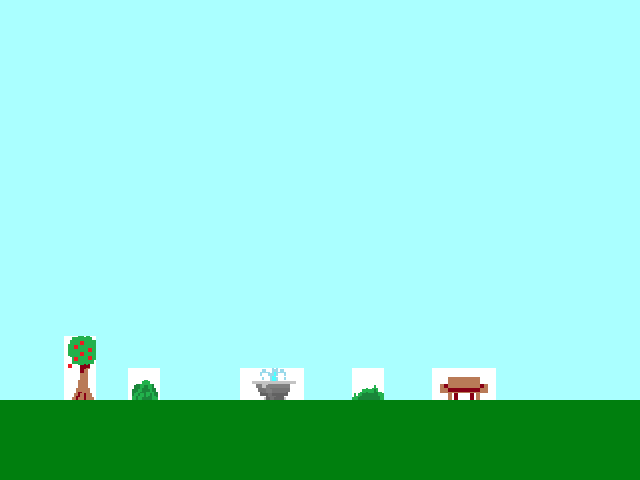

The image is a tile-based game level rendered from a .tmx file. Its description and complete source (layers, tilesets, objects, tile grids) follow:
An orthogonal 40x30 tile map with 16x16 px tiles, 2 tile layers (MainGame, Decorations), 3 tilesets and 4 objects (Player, NPC, Checkpoint, Item).

<map version="1.0" orientation="orthogonal" width="40" height="30" tilewidth="16" tileheight="16" backgroundcolor="#aaffff">
 <tileset firstgid="1" source="../tilesets/tileset.tsx" />
 <tileset firstgid="5" source="../tilesets/tileset_bricks.tsx" />
 <tileset firstgid="9" source="../tilesets/tileset_squareelements02.tsx" />
 <layer name="MainGame" width="40" height="30">
  <data encoding="csv">
0,0,0,0,0,0,0,0,0,0,0,0,0,0,0,0,0,0,0,0,0,0,0,0,0,0,0,0,0,0,0,0,0,0,0,0,0,0,0,0,
0,0,0,0,0,0,0,0,0,0,0,0,0,0,0,0,0,0,0,0,0,0,0,0,0,0,0,0,0,0,0,0,0,0,0,0,0,0,0,0,
0,0,0,0,0,0,0,0,0,0,0,0,0,0,0,0,0,0,0,0,0,0,0,0,0,0,0,0,0,0,0,0,0,0,0,0,0,0,0,0,
0,0,0,0,0,0,0,0,0,0,0,0,0,0,0,0,0,0,0,0,0,0,0,0,0,0,0,0,0,0,0,0,0,0,0,0,0,0,0,0,
0,0,0,0,0,0,0,0,0,0,0,0,0,0,0,0,0,0,0,0,0,0,0,0,0,0,0,0,0,0,0,0,0,0,0,0,0,0,0,0,
0,0,0,0,0,0,0,0,0,0,0,0,0,0,0,0,0,0,0,0,0,0,0,0,0,0,0,0,0,0,0,0,0,0,0,0,0,0,0,0,
0,0,0,0,0,0,0,0,0,0,0,0,0,0,0,0,0,0,0,0,0,0,0,0,0,0,0,0,0,0,0,0,0,0,0,0,0,0,0,0,
0,0,0,0,0,0,0,0,0,0,0,0,0,0,0,0,0,0,0,0,0,0,0,0,0,0,0,0,0,0,0,0,0,0,0,0,0,0,0,0,
0,0,0,0,0,0,0,0,0,0,0,0,0,0,0,0,0,0,0,0,0,0,0,0,0,0,0,0,0,0,0,0,0,0,0,0,0,0,0,0,
0,0,0,0,0,0,0,0,0,0,0,0,0,0,0,0,0,0,0,0,0,0,0,0,0,0,0,0,0,0,0,0,0,0,0,0,0,0,0,0,
0,0,0,0,0,0,0,0,0,0,0,0,0,0,0,0,0,0,0,0,0,0,0,0,0,0,0,0,0,0,0,0,0,0,0,0,0,0,0,0,
0,0,0,0,0,0,0,0,0,0,0,0,0,0,0,0,0,0,0,0,0,0,0,0,0,0,0,0,0,0,0,0,0,0,0,0,0,0,0,0,
0,0,0,0,0,0,0,0,0,0,0,0,0,0,0,0,0,0,0,0,0,0,0,0,0,0,0,0,0,0,0,0,0,0,0,0,0,0,0,0,
0,0,0,0,0,0,0,0,0,0,0,0,0,0,0,0,0,0,0,0,0,0,0,0,0,0,0,0,0,0,0,0,0,0,0,0,0,0,0,0,
0,0,0,0,0,0,0,0,0,0,0,0,0,0,0,0,0,0,0,0,0,0,0,0,0,0,0,0,0,0,0,0,0,0,0,0,0,0,0,0,
0,0,0,0,0,0,0,0,0,0,0,0,0,0,0,0,0,0,0,0,0,0,0,0,0,0,0,0,0,0,0,0,0,0,0,0,0,0,0,0,
0,0,0,0,0,0,0,0,0,0,0,0,0,0,0,0,0,0,0,0,0,0,0,0,0,0,0,0,0,0,0,0,0,0,0,0,0,0,0,0,
0,0,0,0,0,0,0,0,0,0,0,0,0,0,0,0,0,0,0,0,0,0,0,0,0,0,0,0,0,0,0,0,0,0,0,0,0,0,0,0,
0,0,0,0,0,0,0,0,0,0,0,0,0,0,0,0,0,0,0,0,0,0,0,0,0,0,0,0,0,0,0,0,0,0,0,0,0,0,0,0,
0,0,0,0,0,0,0,0,0,0,0,0,0,0,0,0,0,0,0,0,0,0,0,0,0,0,0,0,0,0,0,0,0,0,0,0,0,0,0,0,
0,0,0,0,0,0,0,0,0,0,0,0,0,0,0,0,0,0,0,0,0,0,0,0,0,0,0,0,0,0,0,0,0,0,0,0,0,0,0,0,
0,0,0,0,0,0,0,0,0,0,0,0,0,0,0,0,0,0,0,0,0,0,0,0,0,0,0,0,0,0,0,0,0,0,0,0,0,0,0,0,
0,0,0,0,0,0,0,0,0,0,0,0,0,0,0,0,0,0,0,0,0,0,0,0,0,0,0,0,0,0,0,0,0,0,0,0,0,0,0,0,
0,0,0,0,0,0,0,0,0,0,0,0,0,0,0,0,0,0,0,0,0,0,0,0,0,0,0,0,0,0,0,0,0,0,0,0,0,0,0,0,
0,0,0,0,0,0,0,0,0,0,0,0,0,0,0,0,0,0,0,0,0,0,0,0,0,0,0,0,0,0,0,0,0,0,0,0,0,0,0,0,
2,2,2,2,2,2,2,2,2,2,2,2,2,2,2,2,2,2,2,2,2,2,2,2,2,2,2,2,2,2,2,2,2,2,2,2,2,2,2,2,
2,2,2,2,2,2,2,2,2,2,2,2,2,2,2,2,2,2,2,2,2,2,2,2,2,2,2,2,2,2,2,2,2,2,2,2,2,2,2,2,
2,2,2,2,2,2,2,2,2,2,2,2,2,2,2,2,2,2,2,2,2,2,2,2,2,2,2,2,2,2,2,2,2,2,2,2,2,2,2,2,
2,2,2,2,2,2,2,2,2,2,2,2,2,2,2,2,2,2,2,2,2,2,2,2,2,2,2,2,2,2,2,2,2,2,2,2,2,2,2,2,
2,2,2,2,2,2,2,2,2,2,2,2,2,2,2,2,2,2,2,2,2,2,2,2,2,2,2,2,2,2,2,2,2,2,2,2,2,2,2,2
</data>
 </layer>
 <layer name="Decorations" width="40" height="30">
  <data encoding="csv">
0,0,0,0,0,0,0,0,0,0,0,0,0,0,0,0,0,0,0,0,0,0,0,0,0,0,0,0,0,0,0,0,0,0,0,0,0,0,0,0,
0,0,0,0,0,0,0,0,0,0,0,0,0,0,0,0,0,0,0,0,0,0,0,0,0,0,0,0,0,0,0,0,0,0,0,0,0,0,0,0,
0,0,0,0,0,0,0,0,0,0,0,0,0,0,0,0,0,0,0,0,0,0,0,0,0,0,0,0,0,0,0,0,0,0,0,0,0,0,0,0,
0,0,0,0,0,0,0,0,0,0,0,0,0,0,0,0,0,0,0,0,0,0,0,0,0,0,0,0,0,0,0,0,0,0,0,0,0,0,0,0,
0,0,0,0,0,0,0,0,0,0,0,0,0,0,0,0,0,0,0,0,0,0,0,0,0,0,0,0,0,0,0,0,0,0,0,0,0,0,0,0,
0,0,0,0,0,0,0,0,0,0,0,0,0,0,0,0,0,0,0,0,0,0,0,0,0,0,0,0,0,0,0,0,0,0,0,0,0,0,0,0,
0,0,0,0,0,0,0,0,0,0,0,0,0,0,0,0,0,0,0,0,0,0,0,0,0,0,0,0,0,0,0,0,0,0,0,0,0,0,0,0,
0,0,0,0,0,0,0,0,0,0,0,0,0,0,0,0,0,0,0,0,0,0,0,0,0,0,0,0,0,0,0,0,0,0,0,0,0,0,0,0,
0,0,0,0,0,0,0,0,0,0,0,0,0,0,0,0,0,0,0,0,0,0,0,0,0,0,0,0,0,0,0,0,0,0,0,0,0,0,0,0,
0,0,0,0,0,0,0,0,0,0,0,0,0,0,0,0,0,0,0,0,0,0,0,0,0,0,0,0,0,0,0,0,0,0,0,0,0,0,0,0,
0,0,0,0,0,0,0,0,0,0,0,0,0,0,0,0,0,0,0,0,0,0,0,0,0,0,0,0,0,0,0,0,0,0,0,0,0,0,0,0,
0,0,0,0,0,0,0,0,0,0,0,0,0,0,0,0,0,0,0,0,0,0,0,0,0,0,0,0,0,0,0,0,0,0,0,0,0,0,0,0,
0,0,0,0,0,0,0,0,0,0,0,0,0,0,0,0,0,0,0,0,0,0,0,0,0,0,0,0,0,0,0,0,0,0,0,0,0,0,0,0,
0,0,0,0,0,0,0,0,0,0,0,0,0,0,0,0,0,0,0,0,0,0,0,0,0,0,0,0,0,0,0,0,0,0,0,0,0,0,0,0,
0,0,0,0,0,0,0,0,0,0,0,0,0,0,0,0,0,0,0,0,0,0,0,0,0,0,0,0,0,0,0,0,0,0,0,0,0,0,0,0,
0,0,0,0,0,0,0,0,0,0,0,0,0,0,0,0,0,0,0,0,0,0,0,0,0,0,0,0,0,0,0,0,0,0,0,0,0,0,0,0,
0,0,0,0,0,0,0,0,0,0,0,0,0,0,0,0,0,0,0,0,0,0,0,0,0,0,0,0,0,0,0,0,0,0,0,0,0,0,0,0,
0,0,0,0,0,0,0,0,0,0,0,0,0,0,0,0,0,0,0,0,0,0,0,0,0,0,0,0,0,0,0,0,0,0,0,0,0,0,0,0,
0,0,0,0,0,0,0,0,0,0,0,0,0,0,0,0,0,0,0,0,0,0,0,0,0,0,0,0,0,0,0,0,0,0,0,0,0,0,0,0,
0,0,0,0,0,0,0,0,0,0,0,0,0,0,0,0,0,0,0,0,0,0,0,0,0,0,0,0,0,0,0,0,0,0,0,0,0,0,0,0,
0,0,0,0,0,0,0,0,0,0,0,0,0,0,0,0,0,0,0,0,0,0,0,0,0,0,0,0,0,0,0,0,0,0,0,0,0,0,0,0,
0,0,0,0,45,46,0,0,0,0,0,0,0,0,0,0,0,0,0,0,0,0,0,0,0,0,0,0,0,0,0,0,0,0,0,0,0,0,0,0,
0,0,0,0,53,54,0,0,0,0,0,0,0,0,0,0,0,0,0,0,0,0,0,0,0,0,0,0,0,0,0,0,0,0,0,0,0,0,0,0,
0,0,0,0,61,62,0,0,27,28,0,0,0,0,0,13,14,15,16,0,0,0,25,26,0,0,0,9,10,11,12,0,0,0,0,0,0,0,0,0,
0,0,0,0,69,70,0,0,35,36,0,0,0,0,0,21,22,23,24,0,0,0,33,34,0,0,0,17,18,19,20,0,0,0,0,0,0,0,0,0,
0,0,0,0,0,0,0,0,0,0,0,0,0,0,0,0,0,0,0,0,0,0,0,0,0,0,0,0,0,0,0,0,0,0,0,0,0,0,0,0,
0,0,0,0,0,0,0,0,0,0,0,0,0,0,0,0,0,0,0,0,0,0,0,0,0,0,0,0,0,0,0,0,0,0,0,0,0,0,0,0,
0,0,0,0,0,0,0,0,0,0,0,0,0,0,0,0,0,0,0,0,0,0,0,0,0,0,0,0,0,0,0,0,0,0,0,0,0,0,0,0,
0,0,0,0,0,0,0,0,0,0,0,0,0,0,0,0,0,0,0,0,0,0,0,0,0,0,0,0,0,0,0,0,0,0,0,0,0,0,0,0,
0,0,0,0,0,0,0,0,0,0,0,0,0,0,0,0,0,0,0,0,0,0,0,0,0,0,0,0,0,0,0,0,0,0,0,0,0,0,0,0
</data>
 </layer>
 <objectgroup name="Objects" width="40" height="30">
  <object name="Player" type="Player" x="48" y="80" width="48" height="16" />
  <object name="GirlCitizen01" type="NPC" x="605" y="350" width="16" height="48" />
  <object name="Exit" type="Checkpoint" x="528" y="368" width="64" height="32" />
  <object name="Cat" type="Item" x="73" y="316" width="16" height="16" />
 </objectgroup>
</map>
